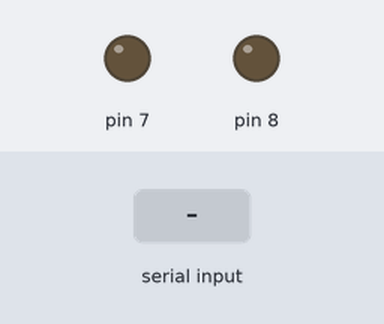
A sketch run on a simulated Arduino Uno, built with avr-gcc and run on an emulated ATmega328P. Shown: output pins drawn as LEDs (lit = HIGH). Dashed ring = blinking. The inputs (shaded band) are chosen by the test bench.

Above: at 1.2 s.
1.3 s: "ledon\n" received over Serial
At 2.1 s:
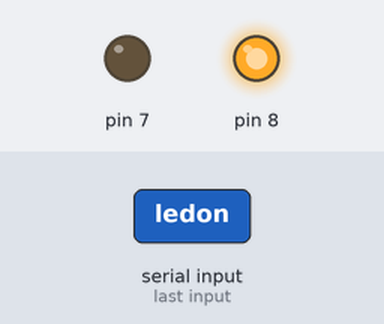
At 3.1 s:
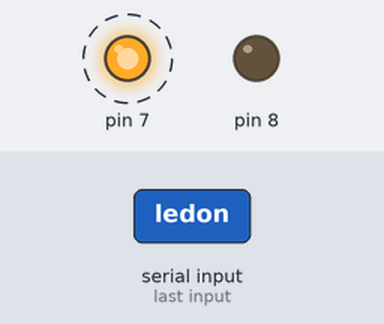
Timing chart, 0 to 8.8 s (numbered marks = the images above; inputs shaded):
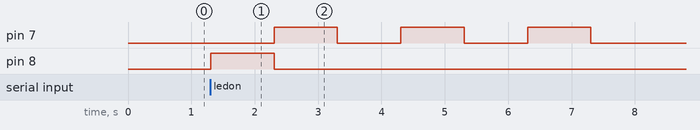

Measured:
- after the input at 1.3 s, pin 7: alternates HIGH for 1.0 s and LOW for 1.0 s, 6 changes in all, then stays LOW, starting after 1.0 s; pin 8: LOW → HIGH at once, → LOW 1.0 s later

The sketch:

Komunikator-powiadomienie-arduino.ino
```cpp
void setup() {
  // put your setup code here, to run once:
  pinMode(8,OUTPUT);
  pinMode(7,OUTPUT);
  Serial.begin(9600);
}

void loop() {
  String data = Serial.readStringUntil('\n');
  if (data.length()>0){
    if (data.equals("ledon")) {
      digitalWrite(8, HIGH);
      delay(1000);
      digitalWrite(8, LOW);
       for(int i = 0;i<3;i++) {
          digitalWrite(7, HIGH);
          delay(1000);
          digitalWrite(7, LOW);
          delay(1000);
        }

    if (data.equals("led")){
      digitalWrite(7, HIGH);
    }

    }
  }
}
```
